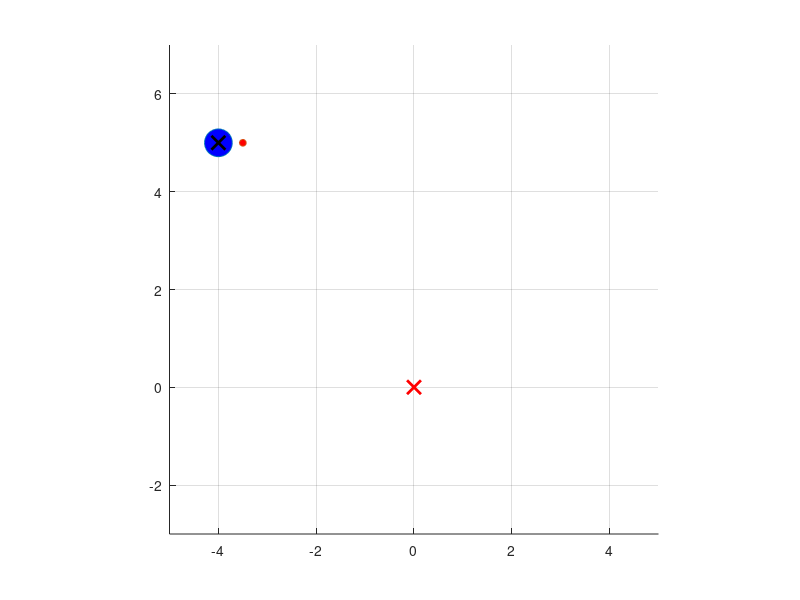

Write the MATLAB code that produced this figure. (Note: this script raises an error after producing the figure.)
clear;
close all;

dt = 0.03; %%時間刻み=離散時間Tsとして使用
Tfin = 10; %シミュレーション終了時間
t1 = [0:dt:Tfin];

u1 = ones(1,length(t1)) * 1;
u2 = ones(1,length(t1)) * 1;

zi = zeros(length(t1),3);
zi(1,:) = [-4 0 5]; %状態z = [z1, z2, z3]T の初期値を設定

v1 = u1 * cos(atan(zi(1,2)));
v2 = u2 / (cos(atan(zi(1,2))) * cos(atan(zi(1,2))));

k2 = 3;
k3 = 4;

x = zi(1,1) + 0.5 * cos(atan(zi(1,2)));
y = zi(1,3) + 0.5 * sin(atan(zi(1,2)));

hold on;
axis equal;
grid on;

axis([-5 5 -3 7])

h = plot(zi(1,1),zi(1,3), 'o', 'MarkerSize' ,20, 'MarkerFaceColor', 'b');

h2 = plot(x,y,'o', 'MarkerSize' ,5, 'MarkerFaceColor', 'r');

plot(-4,5,'kx','MarkerSize', 10,'LineWidth',2)
plot(0,0,'rx','MarkerSize', 10,'LineWidth',2)

pause(3)

for i = 1:length(t1)-1

    %入力v2はv1正負で場合分け
    if v1(i) > 0

        v1(i) = -0.5 * zi(i,1); %入力v1(=u1cosθ), v1=-λz1で(λ>0の定数)z1を0に収束
        v2(i) = -k2 * zi(i,2) * v1(i) - k3 * zi(i,3) * v1(i); 

        zi(i+1,1) = zi(i,1) + v1(i) * dt; %dz1 = v1(i)dt
        zi(i+1,2) = zi(i,2) + v2(i) * dt; %v2(i)/vi(1)*v1(i)*dt
        zi(i+1,3) = zi(i,3) + zi(i,2) * v1(i) * dt;

    else
        
        zi(i,1) = -zi(i,1);

        v1(i) = -0.5 * zi(i,1); %入力v1(=u1cosθ), v1=-λz1で(λ>0の定数)z1を0に収束
        v2(i) = k2 * zi(i,2) * v1(i) - k3 * zi(i,3) * v1(i); 
        
        zi(i+1,1) = zi(i,1) + v1(i) * dt; %dz1 = v1(i)dt
        zi(i+1,2) = zi(i,2) - v2(i) * dt; %v2(i)/vi(1)*v1(i)*dt
        zi(i+1,3) = zi(i,3) - zi(i,2) * v1(i) * dt;

    end

    

    set(h, 'XData', zi(i,1),'YData', zi(i,3));

    set(h2, 'XData', zi(i,1) + 0.5 * cos(atan(zi(i,2))),'YData', zi(i,3) + 0.5 * sin(atan(zi(i,2))));

    drawnow;

    F = getframe(gcf);
      % RGBデータをインデックス付きデータに変更
      [X,map] = rgb2ind(F.cdata,256);
      if i==1
          % GIFファイルに書き出し
          imwrite(X,map,'TimeState.gif')
      else
          % 2回目以降は'append'でアニメーションを作成
          imwrite(X,map,'TimeState.gif','WriteMode','append')
      end

end
